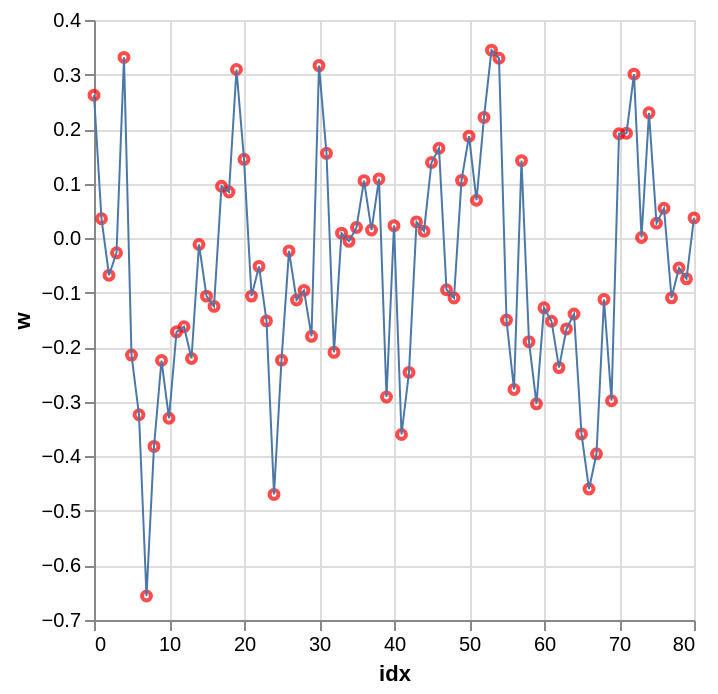

Here is the notebook cell this chart was saved with:
### Code cell
df_w = pd.DataFrame(
    {
        "idx": range(mcmc_samples["w"].shape[1]),
        "w": mcmc_samples["w"].mean(axis=0),
    }
)

points = alt.Chart(df_w).mark_point(size=20, color="red").encode(x="idx", y="w")
lines = alt.Chart(df_w).mark_line(size=1).encode(x="idx", y="w")

points + lines

### Figure 1 — Vega-Lite specification as saved in the notebook (floating-point values rounded to 4 significant figures)
{"config": {"view": {"continuousWidth": 300, "continuousHeight": 300}}, "layer": [{"mark": {"type": "point", "color": "red", "size": 20}, "encoding": {"x": {"field": "idx", "type": "quantitative"}, "y": {"field": "w", "type": "quantitative"}}}, {"mark": {"type": "line", "size": 1}, "encoding": {"x": {"field": "idx", "type": "quantitative"}, "y": {"field": "w", "type": "quantitative"}}}], "data": {"name": "data-18d0659a27258db2dc7b15efc5f5dc63"}, "$schema": "https://vega.github.io/schema/vega-lite/v6.1.0.json", "datasets": {"data-18d0659a27258db2dc7b15efc5f5dc63": [{"idx": 0, "w": 0.2623}, {"idx": 1, "w": 0.03561}, {"idx": 2, "w": -0.06792}, {"idx": 3, "w": -0.02688}, {"idx": 4, "w": 0.3315}, {"idx": 5, "w": -0.2143}, {"idx": 6, "w": -0.3237}, {"idx": 7, "w": -0.656}, {"idx": 8, "w": -0.3818}, {"idx": 9, "w": -0.2243}, {"idx": 10, "w": -0.3301}, {"idx": 11, "w": -0.1717}, {"idx": 12, "w": -0.1624}, {"idx": 13, "w": -0.2205}, {"idx": 14, "w": -0.01154}, {"idx": 15, "w": -0.1063}, {"idx": 16, "w": -0.125}, {"idx": 17, "w": 0.09512}, {"idx": 18, "w": 0.08472}, {"idx": 19, "w": 0.3093}, {"idx": 20, "w": 0.1446}, {"idx": 21, "w": -0.1062}, {"idx": 22, "w": -0.05173}, {"idx": 23, "w": -0.1516}, {"idx": 24, "w": -0.4698}, {"idx": 25, "w": -0.2236}, {"idx": 26, "w": -0.02336}, {"idx": 27, "w": -0.1133}, {"idx": 28, "w": -0.09565}, {"idx": 29, "w": -0.1799}, {"idx": 30, "w": 0.3165}, {"idx": 31, "w": 0.1556}, {"idx": 32, "w": -0.2093}, {"idx": 33, "w": 0.009244}, {"idx": 34, "w": -0.005784}, {"idx": 35, "w": 0.01968}, {"idx": 36, "w": 0.1054}, {"idx": 37, "w": 0.01495}, {"idx": 38, "w": 0.1087}, {"idx": 39, "w": -0.2911}, {"idx": 40, "w": 0.02301}, {"idx": 41, "w": -0.3599}, {"idx": 42, "w": -0.2461}, {"idx": 43, "w": 0.02992}, {"idx": 44, "w": 0.01283}, {"idx": 45, "w": 0.1388}, {"idx": 46, "w": 0.1649}, {"idx": 47, "w": -0.09453}, {"idx": 48, "w": -0.1097}, {"idx": 49, "w": 0.106}, {"idx": 50, "w": 0.187}, {"idx": 51, "w": 0.06952}, {"idx": 52, "w": 0.2215}, {"idx": 53, "w": 0.3447}, {"idx": 54, "w": 0.3298}, {"idx": 55, "w": -0.1501}, {"idx": 56, "w": -0.2774}, {"idx": 57, "w": 0.1422}, {"idx": 58, "w": -0.1898}, {"idx": 59, "w": -0.3036}, {"idx": 60, "w": -0.1277}, {"idx": 61, "w": -0.1522}, {"idx": 62, "w": -0.2373}, {"idx": 63, "w": -0.1663}, {"idx": 64, "w": -0.1389}, {"idx": 65, "w": -0.3589}, {"idx": 66, "w": -0.4599}, {"idx": 67, "w": -0.3953}, {"idx": 68, "w": -0.1123}, {"idx": 69, "w": -0.2981}, {"idx": 70, "w": 0.1914}, {"idx": 71, "w": 0.1924}, {"idx": 72, "w": 0.3007}, {"idx": 73, "w": 0.001334}, {"idx": 74, "w": 0.2298}, {"idx": 75, "w": 0.02745}, {"idx": 76, "w": 0.05483}, {"idx": 77, "w": -0.1094}, {"idx": 78, "w": -0.05463}, {"idx": 79, "w": -0.07458}, {"idx": 80, "w": 0.03724}]}}
